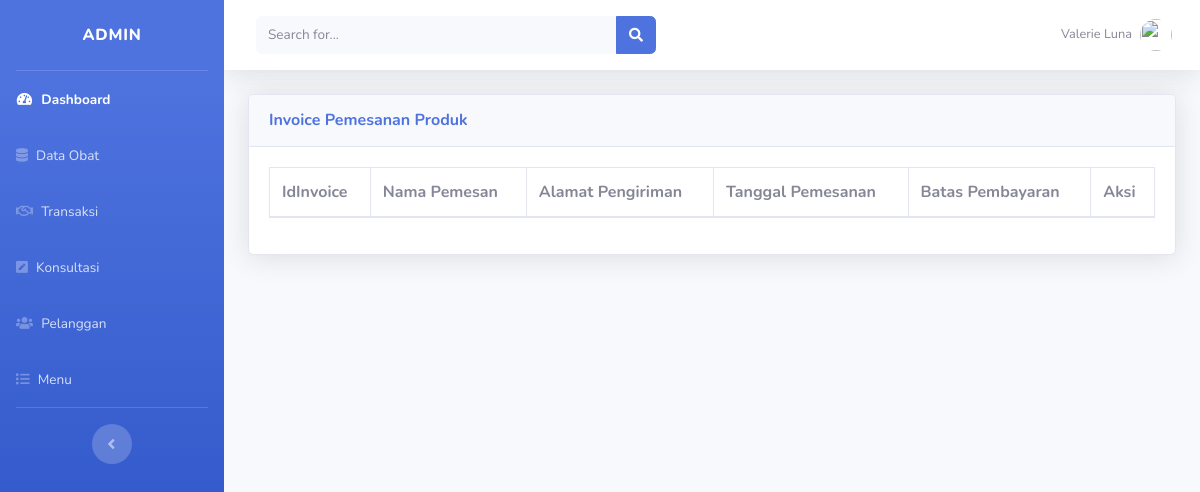
Before: /index.php/invoice with the older database file.
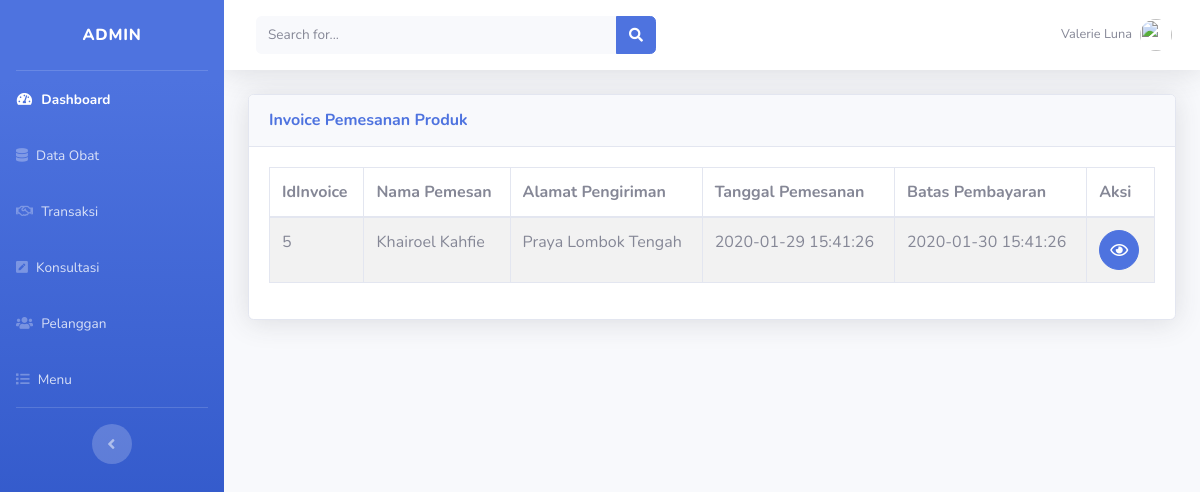
After: the same page with the newer database file.
### tables this page shows
CREATE TABLE `invoice` (
  `idinvoice` int(11) NOT NULL,
  `nama` varchar(50) NOT NULL,
  `alamat` varchar(255) NOT NULL,
  `tglpesan` datetime NOT NULL,
  `batasbayar` datetime NOT NULL
);

### application/controllers/Invoice.php (called while the page is built, shortened)
<?php
class Invoice extends CI_Controller
{
    public function index()
    {
        $data['invoice'] = $this->Invoice_model->tampil();
        $this->load->view('template/header');
        $this->load->view('template/sidebar');
        $this->load->view('admin/invoice', $data);
        $this->load->view('template/footer');
    }
}

### index.php (called while the page is built, shortened)
<?php
require_once BASEPATH.'core/CodeIgniter.php';

### application/models/Invoice_model.php (called while the page is built, shortened)
<?php
class Invoice_model extends CI_Model
{
    public $tabel = 'invoice';
    public function tampil()
    {
        $result = $this->db->get($this->tabel);
        if ($result->num_rows() > 0) {
            return $result->result();
        } else {
            return false;
        }
    }
}

### application/views/admin/invoice.php (the view, shortened to what this page needs)
<div class="container-fluid">
    <div class="card shadow mb-4">
        <div class="card-header py-3">
            <h6 class="m-0 font-weight-bold text-primary">Invoice Pemesanan Produk</h6>
        </div>
        <div class="card-body">
            <div class="table-responsive">
                <table class="table table-bordered table-hover table-striped" id="dataTable" width="100%" cellspacing="0">
                    <thead>
                        <tr>
                            <th>IdInvoice</th>
                            <th>Nama Pemesan</th>
                            <th>Alamat Pengiriman</th>
                            <th>Tanggal Pemesanan</th>
                            <th>Batas Pembayaran</th>
                            <th>Aksi</th>
                        </tr>
                    </thead>
                    <tbody>
                        <?php foreach ($invoice as $invoice) : ?>
                            <tr>
                                <td><?= $invoice->idinvoice ?></td>
                                <td><?= $invoice->nama ?></td>
                                <td><?= $invoice->alamat ?></td>
                                <td><?= $invoice->tglpesan ?></td>
                                <td><?= $invoice->batasbayar ?></td>
                                <td>
                                    <a href="<?= base_url('invoice/detail/' . $invoice->idinvoice) ?>" class="btn btn-primary btn-circle" title="Detail invoice"><i class="far fa-eye"></i></a>
                                </td>
                            </tr>
                        <?php endforeach; ?>
                    </tbody>
                </table>
            </div>
        </div>
    </div>
</div>

Changed rows visible on the page:
added invoice: idinvoice "5", nama "Khairoel Kahfie", alamat "Praya Lombok Tengah", tglpesan "2020-01-29 15:41:26", batasbayar "2020-01-30 15:41:26"
